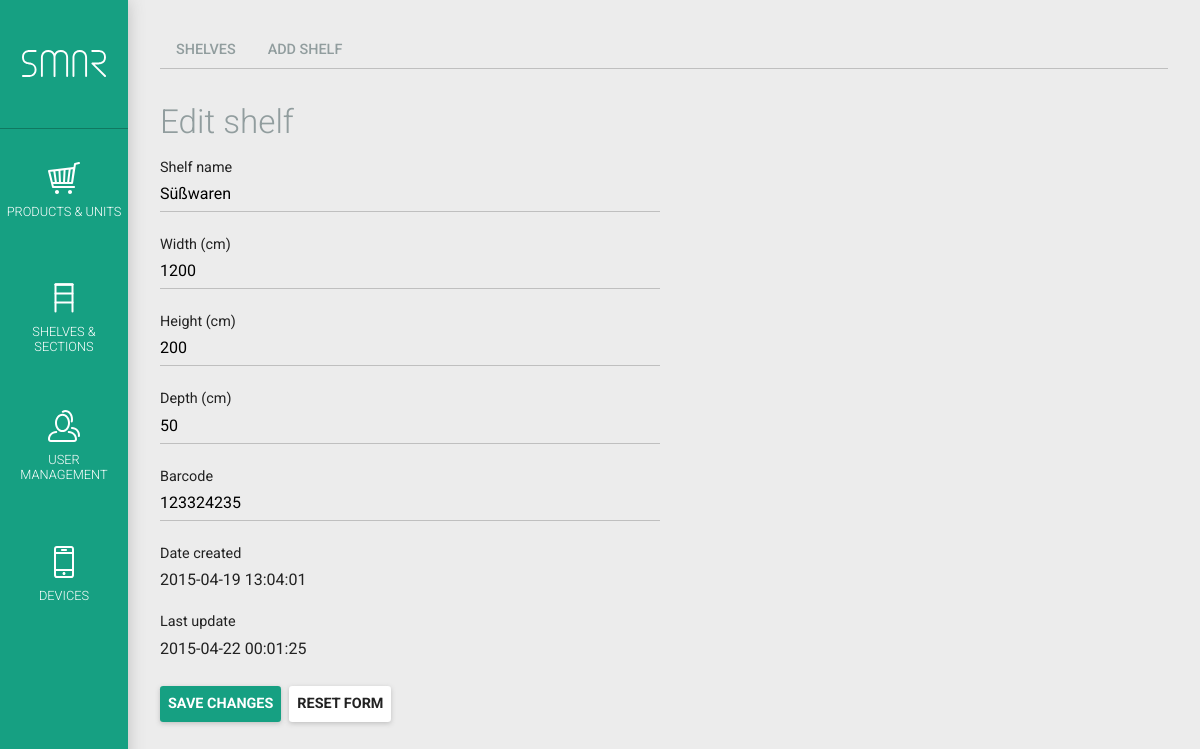
/index.php?page=shelves.php?subpage=editshelf&id=1 (signed in), run on the app's committed database.
### tables this page shows
CREATE TABLE IF NOT EXISTS `smar_shelf` (
  `shelf_id` int(10) unsigned NOT NULL AUTO_INCREMENT,
  `name` varchar(50) DEFAULT NULL,
  `barcode` bigint(15) unsigned DEFAULT NULL,
  `size_x` int(5) NOT NULL DEFAULT '0',
  `size_y` int(5) NOT NULL DEFAULT '0',
  `size_z` int(5) NOT NULL DEFAULT '0',
  `created` datetime NOT NULL,
  `lastupdate` timestamp NOT NULL DEFAULT CURRENT_TIMESTAMP ON UPDATE CURRENT_TIMESTAMP,
  PRIMARY KEY (`shelf_id`)
);

### _functions/_functions.php (called while the page is built, shortened)
<?php
class SMAR_MysqlConnect extends mysqli
{
    function dbquery($sql)
    {
			if(!($erg = $this->query($sql))) {
				echo "Error with SQL request, the statement: ".$sql." --- Fehlernummer ".$this->errno." ::: ".$this->error;
				return false;
			}
			return $erg;
    }
}
function smar_form_input($inputtext) {
	return str_replace('"',"'",strip_tags($inputtext));
}
?>

### shelves.php (the view, shortened to what this page needs)
<?php
$self = 'shelves.php';
$subpage = isset($_GET['subpage']) ? $_GET['subpage'] : '';
require_once('_functions/_functions.php');
require_once('inc_session_check.php');
if($_SESSION['loginRole'] < 10) {
	$SMAR_MESSAGES['error'][] = 'Insufficient permissions for shelves management';
	smar_print_messages($SMAR_MESSAGES); unset($SMAR_MESSAGES);
} else {
if(isset($_GET['smar_nav']) && $_GET['smar_nav'] == 'true') {
	?>
	<nav id="nav-page">
		<ul>
			<li><a href="<?php echo $self; ?>" <?php echo ($subpage == '') ? 'class="smar-active"' : ''; ?>>Shelves</a></li>
			<?php if($_SESSION['loginRole'] >= 2) { ?><li><a href="<?php echo $self.'?subpage=addshelf'; ?>" <?php echo ($subpage == 'addshelf') ? 'class="smar-active"' : ''; ?>>Add shelf</a></li><?php } ?>
		</ul>
	</nav>
	<div id="smar-content-inner">
	<?php
}
switch($subpage) {
			?>
				<?php
	case 'editshelf':
		$page_action = 'edit';
		if(isset($_REQUEST['id']) && !empty($_REQUEST['id'])) {
			$formID = intval($_REQUEST['id']);
			if(isset($_POST['send_editshelf'])) {
				if(isset($_POST['form-shelf-name']) &&
					 isset($_POST['form-shelf-barcode']) &&
					 isset($_POST['form-shelf-x']) &&
					 isset($_POST['form-shelf-y']) &&
					 isset($_POST['form-shelf-z'])
					) {
					$formName = strip_tags($_POST['form-shelf-name']);
					$formBarcode = intval(strip_tags($_POST['form-shelf-barcode']));
					$formX = intval(strip_tags($_POST['form-shelf-x']));
					$formY = intval(strip_tags($_POST['form-shelf-y']));
					$formZ = intval(strip_tags($_POST['form-shelf-z']));
					if(!empty($_POST['form-shelf-name']) &&
						 !empty($_POST['form-shelf-x']) &&
						 !empty($_POST['form-shelf-y']) &&
						 !empty($_POST['form-shelf-z']) &&
						 !empty($_POST['form-shelf-barcode'])
						) {
						if(!(isset($SMAR_DB))) {
							$SMAR_DB = new SMAR_MysqlConnect();
						}
						$result = $SMAR_DB->dbquery("UPDATE ".SMAR_MYSQL_PREFIX."_shelf SET
																					name = '".$SMAR_DB->real_escape_string($formName)."',
																					size_x = '".$SMAR_DB->real_escape_string($formX)."',
																					size_y = '".$SMAR_DB->real_escape_string($formY)."',
																					barcode = '".$SMAR_DB->real_escape_string($formBarcode)."',
																					size_z = '".$SMAR_DB->real_escape_string($formZ)."'
																					WHERE shelf_id = '".$SMAR_DB->real_escape_string($formID)."'");
						if($result === TRUE) {
							$SMAR_MESSAGES['success'][] = 'Changes for "'.$formName.'" were successfully saved.';
							smar_update_shelf_svg($formID);
						} else {
							$SMAR_MESSAGES['error'][] = 'Inserting the changes for shelf "'.$formName.'" into database failed.';
						}
					} else {
						$SMAR_MESSAGES['error'][] = 'Please fill in all required fields.';
					}
				}
			} else {
				$result = $SMAR_DB->dbquery("SELECT * FROM ".SMAR_MYSQL_PREFIX."_shelf WHERE shelf_id = '".$SMAR_DB->real_escape_string($formID)."' LIMIT 1");
				if($result->num_rows == 1) {
					$row = $result->fetch_array(MYSQLI_ASSOC);
					$formName = $row['name'];
					$formBarcode = $row['barcode'];
					$formX = $row['size_x'];
					$formY = $row['size_y'];
					$formZ = $row['size_z'];
					$formCreated = $row['created'];
					$formLastupdate = $row['lastupdate'];
				} else {
					$SMAR_MESSAGES['error'][] = 'No item was found for given ID '.smar_form_input($formID).'.';
				}
			}
		} else {
			$SMAR_MESSAGES['error'][] = 'No item ID was provided in URL parameters.';
		}
		?>
		<h1>Edit shelf</h1>
		<?php
	case 'addshelf':
		if($_SESSION['loginRole'] >= 2) {
		?>
		<form id="form-shelf" method="post" action="index.php?page=<?php echo urlencode($self.'?subpage='.$page_action.'shelf'); ?>">
			<div class="form-box swap-order">
				<input id="form-shelf-name" type="text" name="form-shelf-name" placeholder="Title or short description" value="<?php if(isset($formName)) echo smar_form_input($formName); ?>" />
				<label for="form-shelf-name">Shelf name</label>
			</div>
			<div class="form-box swap-order">
				<input id="form-shelf-x" type="number" name="form-shelf-x" placeholder="0 cm" value="<?php if(isset($formX)) echo smar_form_input($formX); ?>" />
				<label for="form-shelf-x">Width (cm)</label>
			</div>
			<div class="form-box swap-order">
				<input id="form-shelf-y" type="number" name="form-shelf-y" placeholder="0 cm" value="<?php if(isset($formY)) echo smar_form_input($formY); ?>" />
				<label for="form-shelf-y">Height (cm)</label>
			</div>
			<div class="form-box swap-order">
				<input id="form-shelf-z" type="number" name="form-shelf-z" placeholder="0 cm" value="<?php if(isset($formZ)) echo smar_form_input($formZ); ?>" />
				<label for="form-shelf-z">Depth (cm)</label>
			</div>
			<div class="form-box swap-order">
				<input id="form-shelf-barcode" type="text" name="form-shelf-barcode" placeholder="0123456789" value="<?php if(isset($formBarcode)) echo smar_form_input($formBarcode); ?>" />
				<label for="form-shelf-barcode">Barcode</label>
			</div>
			<?php
			if($page_action == 'add') {
				echo '<input type="submit" value="Add shelf" name="send_addshelf" class="raised" />';
			} else {
				?>
				<div class="form-box">
					<span class="label">Date created</label>
					<span class="input"><?php echo isset($formCreated) ? smar_form_input($formCreated) : '&mdash;'; ?></label>
				</div>
				<div class="form-box">
						<span class="label">Last update</label>
						<span class="input"><?php echo isset($formLastupdate) ? smar_form_input($formLastupdate) : '&mdash;'; ?></label>
				</div>
				<input type="submit" value="Save changes" name="send_editshelf" class="raised" />
				<?php
			}
			?>
			<input type="reset" value="Reset form" name="reset" />
		</form>
		<?php
		} else {
			$SMAR_MESSAGES['error'][] = 'Insufficient permissions for shelves management';
			smar_print_messages($SMAR_MESSAGES); unset($SMAR_MESSAGES);
		}
		break;
		?>
		<?php
}
if(isset($_GET['smar_nav']) && $_GET['smar_nav'] == 'true')
	echo '</div>';
}
?>

### css/smar.css (style rules this page uses)
html, body { width: 100vw; height: 100vh; margin: 0; padding: 0; background: #ECECEC; color: #222; font: 400 1em Roboto, "Helvetica Neue", Helvetica, Arial, sans-serif; line-height: 1.2; }
a { color: #16A082; text-decoration: none; outline: 0; transition: color .4s ease-out 0s; }
h1, h2, h3, h4, h5 { margin: 1.414em 0 .5em; font-weight: 300; color: #919D9E; }
h1 { margin-top: 1em; font-size: 2.074rem; }
.form-box { margin: 1rem 0 .5rem; }
.swap-order { display: -webkit-flex; -webkit-flex-direction: column-reverse; display: flex; flex-direction: column-reverse; margin: 1rem 0 .5rem; }
label, .label { display: block; width: 100%; max-width: 500px; font-size: .9rem; color: #222; transition: color .4s ease-out 0s; }
input, select, textarea { font: 400 1rem 'Roboto'; -webkit-appearance: none; -moz-appearance: none; appearance: none; border: none; border-radius: 0; }
input:not([type="submit"]):not([type="reset"]), .input, select, textarea { display: block; box-sizing: border-box; width: 100%; max-width: 500px; padding: .5em 0; margin: 0 0 8px; border: 1px solid #BFBFBF; border-width: 0 0 1px; outline: none; font-size: 1rem; background: transparent none right center no-repeat; background-size: auto 80%; transition: border-color .4s ease-out 0s; }
.input { border: 0; }
input[type="submit"], button, input[type="reset"] { min-width: 5.5rem; height: 2.25rem; margin: .75rem .25rem .75rem 0; padding: .5rem; border: 0; color: #222; background-color: #FFF; box-shadow: 0 .1rem .3rem #BFBFBF; border-radius: .2rem; text-transform: uppercase; font-weight: 700; font-size: .9rem; outline: none; transition: background-color .4s ease-out 0s; }
input[type="submit"].raised, button.raised, input[type="reset"].raised { background-color: #16A082; color: #FFF; }
nav#nav-page ul { display: -webkit-flex; -webkit-flex-flow: row wrap; display: flex; flex-flow: row wrap; padding: 0; margin: 0; border-bottom: 1px solid #BFBFBF; list-style: none; }
nav#nav-page ul li { margin-bottom: -2px; }
nav#nav-page ul li a { display: block; height: 2.25rem; padding: 0 1rem; margin-bottom: 1px; border-bottom: 1px solid #BFBFBF; line-height: 2.25rem; text-transform: uppercase; font-size: .9rem; font-weight: 500; color: #919D9E; transition: color .4s ease-out 0s, border-color .4s ease-out 0s; }

### data on the page
smar_shelf: form-shelf-name "Süßwaren", form-shelf-x "1200", form-shelf-y "200", form-shelf-z "50", form-shelf-barcode "123324235", created "2015-04-19 13:04:01", lastupdate "2015-04-22 00:01:25"
